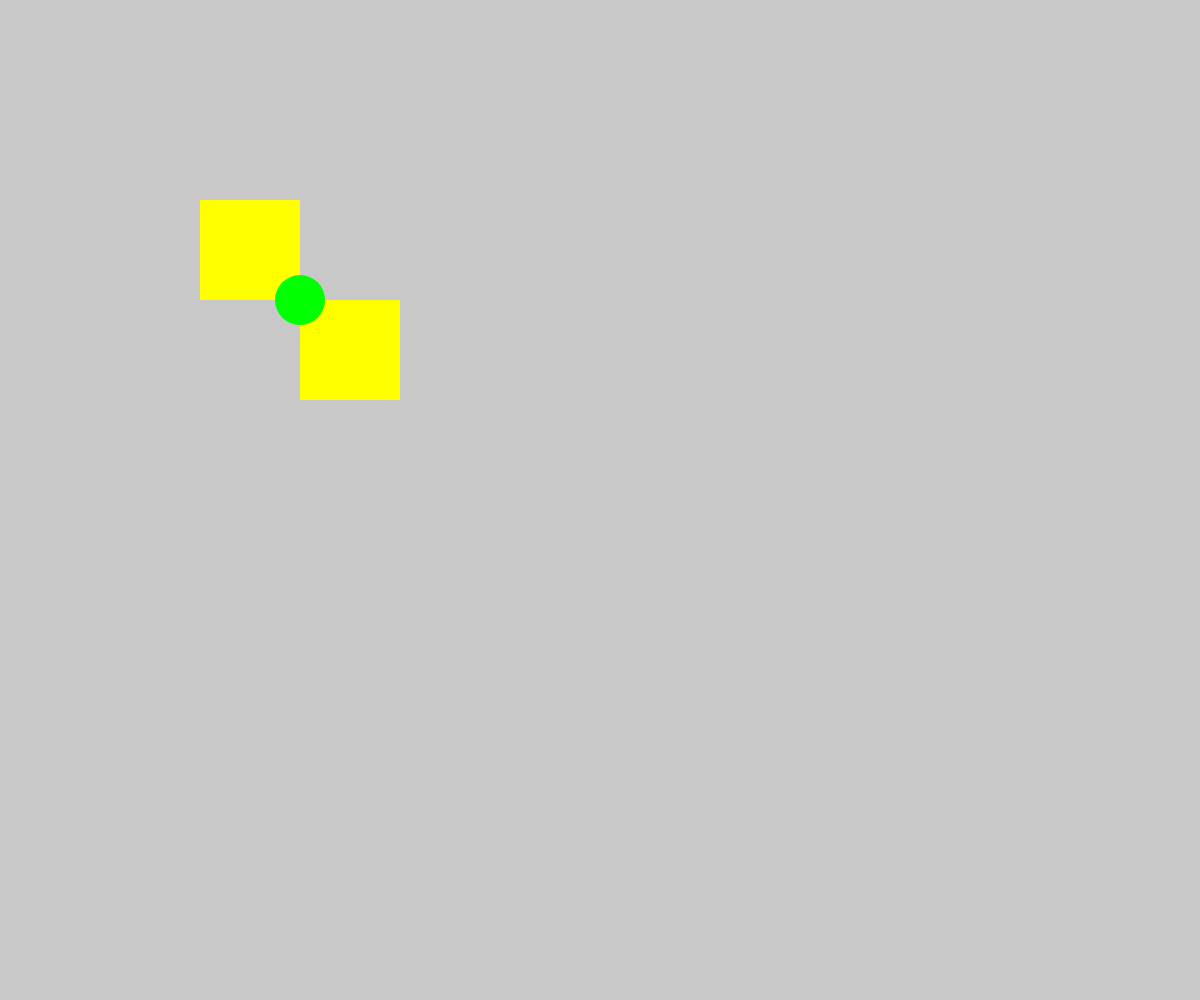
Frame 1 (no input)
Frame 60 (no input): identical to frame 1, image omitted
Frame 120 (the mouse pressed at the canvas centre since frame 60): identical to frame 1, image omitted

The p5.js sketch that drew this single still picture (run headless with seeded random() and noise() and a simulated clock; from frame 60 on, the mouse is pressed at the canvas centre):

// p5.js sketch
// ── sketch.js
function setup() {
  createCanvas(window.innerWidth,window.innerHeight);
  noCursor()

}

function draw() {
  noStroke()
  background(200);
  fill(255,255,0)
  rect(200,200,100,100);
  rect(300,300,100,100);
  fill(0,255,0);
  ellipse(300,300,50,50);
  //rotate(PI / 3.0);
  //ellipse(300,400,50,70);
 

}
  function windowResized() {
  resizeCanvas(windowWidth, windowHeight);
}
